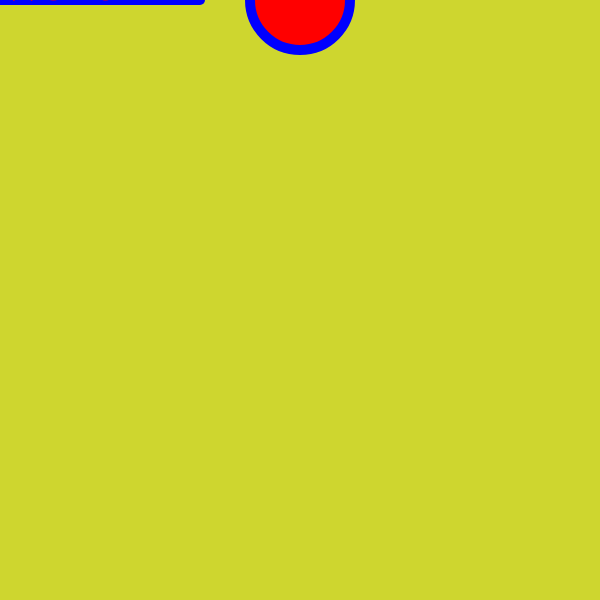
Frame 1 (no input)
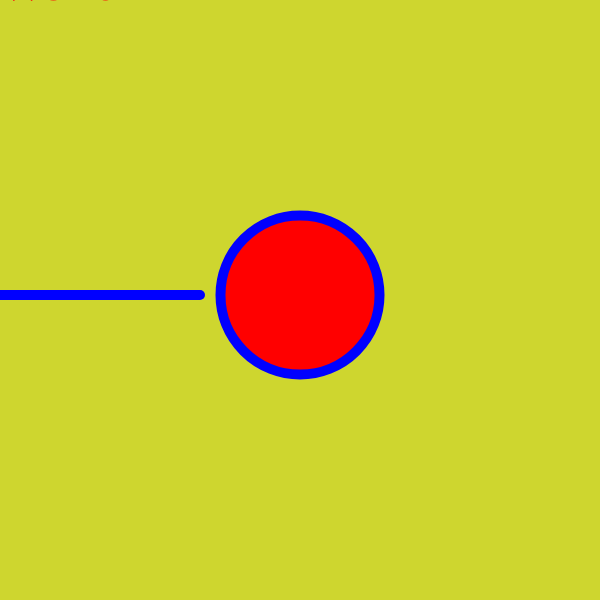
Frame 60 (no input)
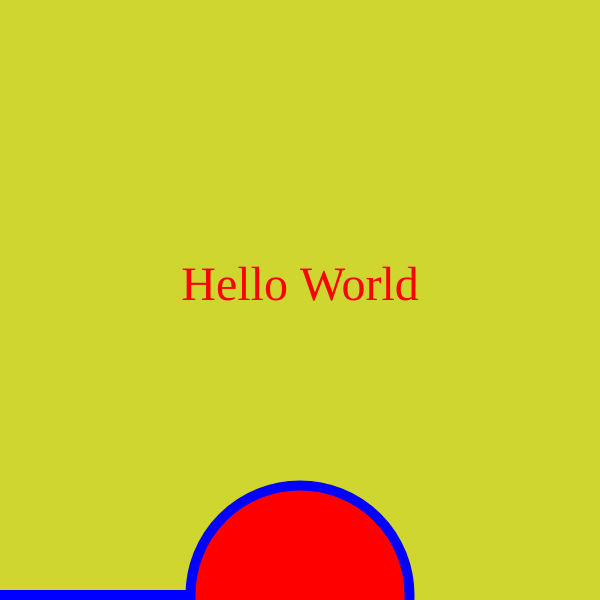
Frame 120 (the mouse pressed at the canvas centre since frame 60)

The p5.js sketch that drew these frames (run headless with seeded random() and noise() and a simulated clock; from frame 60 on, the mouse is pressed at the canvas centre):

// p5.js sketch
// ── sketch.js
var yPos = 0;
var StageColor = "#CED62F";
var diam1 = 100

function setup() {
  // put setup code here
   createCanvas(600,600);
    
}

function draw() {
 // put drawing code here
    background(StageColor);
    fill("#FF0000");
    stroke("#0000FF");
    strokeWeight(10);
    line(0, yPos, 200, yPos);
    ellipse(300, yPos, diam1, diam1);
    // if circle goes to bottom of canvas set to 0
    if (yPos > 600){
        yPos = 0;
        diam1 = 100
    }
    yPos = yPos + 5;
    diam1= diam1 + 1
    //style our text
    noStroke();
    textSize(48);
    textAlign(CENTER);
    textFont("Georgia");
    text("Hello World", mouseX, mouseY);
    
}
function mousePressed(){
    if(StageColor= "#CED62F"){
    stageColor = "#b222f0";
    } else { 
    stageColor = "#CED62F";
    }
}
